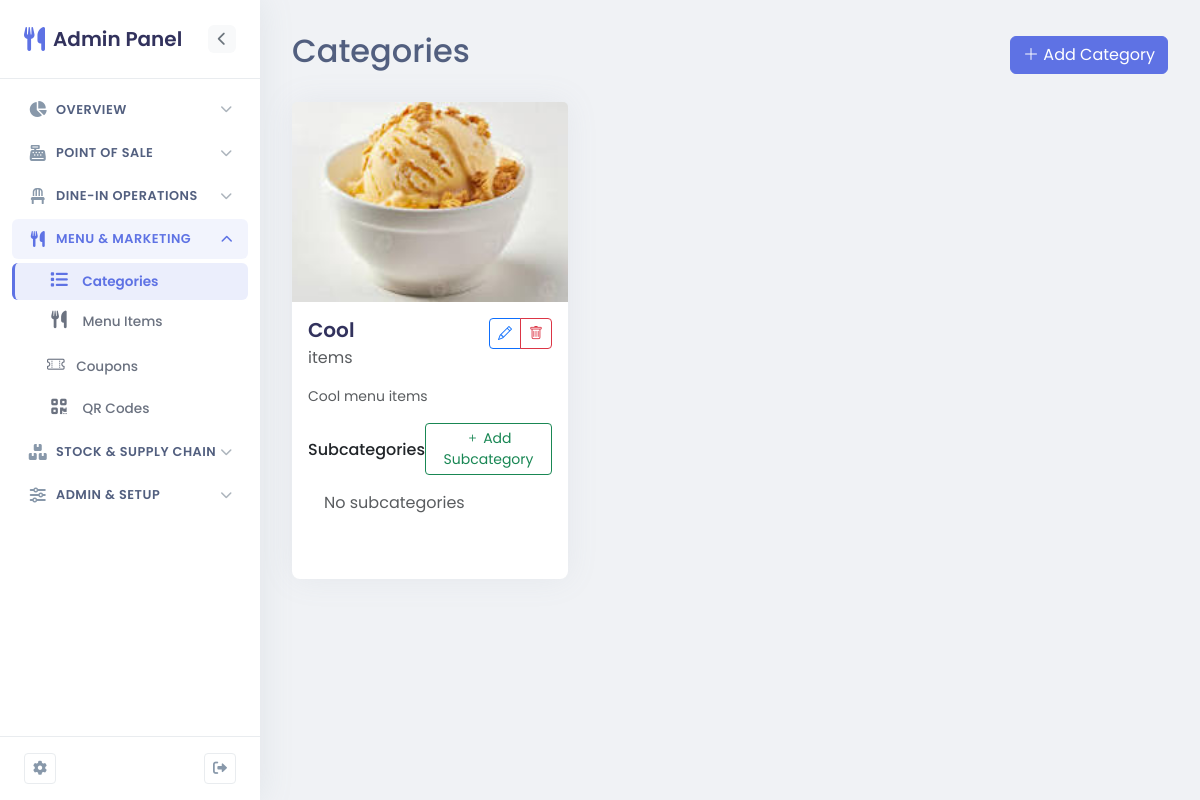
The page /dashboard/itc-jaipur/categories/ (signed in) on the database its author committed.
### core/models.py (models this page shows, shortened)
class Category(models.Model):
    name = models.CharField(max_length=100)
    restaurant = models.ForeignKey('super_admin.Restaurant', on_delete=models.CASCADE, related_name='categories', null=True, blank=True)
    description = models.TextField(blank=True, null=True)
    image = models.ImageField(upload_to='category_images', blank=True, null=True)
    class Meta:
        verbose_name_plural = 'Categories'
        ordering = ['name']
        unique_together = ['name', 'restaurant']

### restaurant_admin/views.py (the view)
# urls.py: path('categories/', views.category_list, name='category_list'),
@login_required
@user_passes_test(is_admin)
def category_list(request, restaurant_slug=None):
    try:
        restaurant = request.user.restaurant_profile.restaurant
    except RestaurantUser.DoesNotExist:
        from django.http import HttpResponseForbidden
        return HttpResponseForbidden("No restaurant associated with this account.")
    categories = Category.objects.filter(restaurant=restaurant).annotate(
        subcategory_count=Count('subcategories', distinct=True)
    )
    categories = categories.annotate(
        menu_item_count=Count('subcategories__menu_items', distinct=True)
    )
    return render(request, 'restaurant_admin/categories/list.html', {
        'categories': categories,
        'active_menu': 'category_list',  # For highlighting active menu item
        'restaurant': restaurant,
    })

### restaurant_admin/views.py (called while the page is built)
def is_admin(user):
    return user.is_authenticated and user.is_staff

### restaurant_admin/templates/restaurant_admin/categories/list.html (shortened to what this page needs)
{% extends 'restaurant_admin/base.html' %}
{% load static %}
{% block content %}
<div class="d-flex justify-content-between align-items-center mb-4">
    <h2>Categories</h2>
    <div>
        <a href="{% url 'restaurant_admin:category_add' restaurant_slug=rslug %}" class="btn btn-primary">
            <i class="bi bi-plus-lg"></i> Add Category
        </a>
    </div>
</div>
<div class="row">
    {% for category in categories %}
    <div class="col-md-4 mb-4">
        <div class="card h-100">
            {% if category.image %}
            <img src="{{ category.image.url }}" class="card-img-top" alt="{{ category.name }}" style="height: 200px; object-fit: cover;">
            {% else %}
            <div class="bg-light d-flex align-items-center justify-content-center" style="height: 200px;">
                <i class="bi bi-image text-muted" style="font-size: 3rem;"></i>
            </div>
            {% endif %}
            <div class="card-body">
                <div class="d-flex justify-content-between align-items-start">
                    <div>
                        <h5 class="card-title mb-1">{{ category.name }}</h5>
                        <p class="text-muted mb-2">{{ category.menu_items_count }} items</p>
                    </div>
                    <div class="btn-group">
                        <a href="{% url 'restaurant_admin:category_edit' restaurant_slug=rslug pk=category.id %}" class="btn btn-sm btn-outline-primary">
                            <i class="bi bi-pencil"></i>
                        </a>
                        <a href="{% url 'restaurant_admin:category_delete' restaurant_slug=rslug pk=category.id %}" class="btn btn-sm btn-outline-danger">
                            <i class="bi bi-trash"></i>
                        </a>
                    </div>
                </div>
                {% if category.description %}
                <p class="card-text text-muted small mt-2">{{ category.description|truncatewords:20 }}</p>
                {% endif %}
                <div class="mt-3">
                    <div class="d-flex justify-content-between align-items-center mb-2">
                        <h6 class="mb-0">Subcategories</h6>
                        <a href="{% url 'restaurant_admin:subcategory_add' restaurant_slug=rslug category_id=category.id %}" class="btn btn-sm btn-outline-success">
                            <i class="bi bi-plus"></i> Add Subcategory
                        </a>
                    </div>
                    <ul class="list-group list-group-flush mb-3">
                        {% for subcategory in category.subcategories.all %}
                        <li class="list-group-item d-flex justify-content-between align-items-center px-0">
                            <div class="d-flex align-items-center">
                                {% if subcategory.image %}
                                <img src="{{ subcategory.image.url }}" alt="{{ subcategory.name }}" class="rounded me-2" style="width: 30px; height: 30px; object-fit: cover;">
                                {% endif %}
                                <span>{{ subcategory.name }}</span>
                            </div>
                            <div class="btn-group">
                                <a href="{% url 'restaurant_admin:subcategory_edit' restaurant_slug=rslug pk=subcategory.id %}" class="btn btn-sm btn-outline-secondary">
                                    <i class="bi bi-pencil"></i>
                                </a>
                                <a href="{% url 'restaurant_admin:subcategory_delete' restaurant_slug=rslug pk=subcategory.id %}" class="btn btn-sm btn-outline-danger">
                                    <i class="bi bi-trash"></i>
                                </a>
                            </div>
                        </li>
                        {% empty %}
                        <li class="list-group-item text-muted">No subcategories</li>
                        {% endfor %}
                    </ul>
                </div>
            </div>
        </div>
    </div>
    {% endfor %}
</div>
{% endblock %}

### restaurant_admin/templates/restaurant_admin/base.html (style rules this page uses)
:root { --primary: #5E72E4; --secondary: #2DCE89; --info: #11CDEF; --warning: #FB6340; --dark: #32325D; --light: #F8F9FE; --sidebar-width: 260px; --sidebar-collapsed-width: 75px; }
body { font-family: 'Poppins', sans-serif; background-color: #F0F2F5; color: #525F7F; }
.card { border: none; border-radius: 0.5rem; box-shadow: 0 0 2rem 0 rgba(136, 152, 170, 0.1); margin-bottom: 1.5rem; transition: transform 0.3s ease, box-shadow 0.3s ease; }
.card-title { font-weight: 600; color: var(--dark); margin-bottom: 0; }
.btn-primary { background-color: var(--primary); border-color: var(--primary); }

### rows shown on the page
Category: image (picture), name "Cool", description "Cool menu items"
